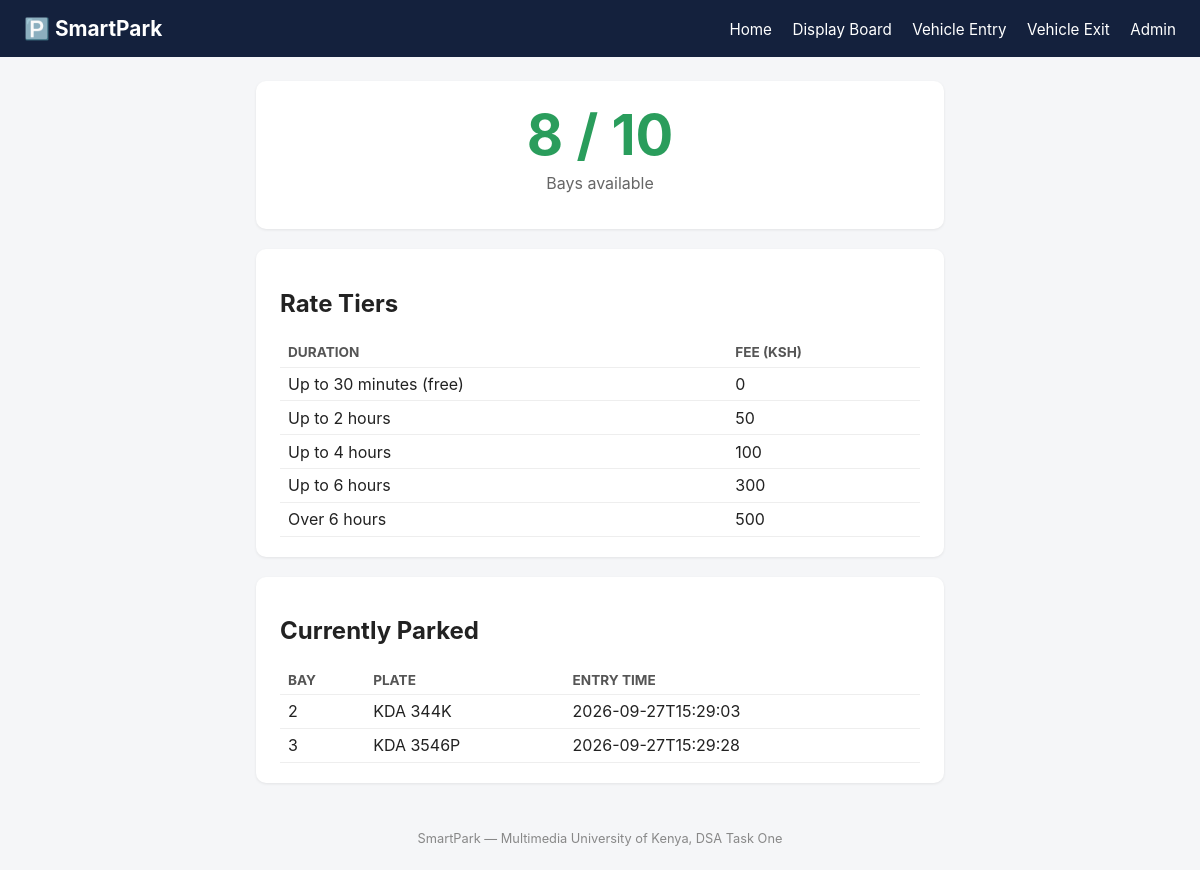
The app's page /board with its own data.
### tables this page shows
CREATE TABLE RateTier (
    tier_id       INTEGER PRIMARY KEY AUTOINCREMENT,
    label         TEXT NOT NULL,
    up_to_minutes INTEGER,      -- NULL = open-ended (final/overflow tier)
    fee_kshs      REAL NOT NULL,
    sort_order    INTEGER NOT NULL
);

CREATE TABLE ParkingSession (
    session_id       INTEGER PRIMARY KEY AUTOINCREMENT,
    vehicle_id       INTEGER NOT NULL,
    slot_id          INTEGER NOT NULL,
    entry_time       TEXT NOT NULL,
    exit_time        TEXT,
    duration_minutes INTEGER,
    amount_payable   REAL,
    payment_method   TEXT,
    payment_status   TEXT NOT NULL DEFAULT 'pending', -- 'pending' | 'paid'
    FOREIGN KEY (vehicle_id) REFERENCES Vehicle(vehicle_id),
    FOREIGN KEY (slot_id) REFERENCES ParkingSlot(slot_id)
);

CREATE TABLE Vehicle (
    vehicle_id    INTEGER PRIMARY KEY AUTOINCREMENT,
    plate_number  TEXT NOT NULL UNIQUE
);

### app.py (the view)
@app.route("/board")
def display_board():
    return render_template(
        "display.html",
        total=core.total_bays(),
        available=core.available_count(),
        occupied=core.occupied_bays(),
        tiers=core.rate_tiers(),
    )

### database.py (called while the page is built)
def get_connection():
    conn = sqlite3.connect(DB_PATH)
    conn.row_factory = sqlite3.Row
    conn.execute("PRAGMA foreign_keys = ON")
    return conn

### parking_core.py (called while the page is built)
    def total_bays(self):
        return len(self._bay_id_map)

    def available_count(self):
        return len(self._free_bays)

    def occupied_bays(self):
        return sorted(
            [
                {"plate": plate, "bay": info["bay_number"], "entry_time": info["entry_time"]}
                for plate, info in self._active.items()
            ],
            key=lambda x: x["bay"],
        )

    def rate_tiers(self):
        conn = get_connection()
        cur = conn.cursor()
        cur.execute("SELECT label, up_to_minutes, fee_kshs FROM RateTier ORDER BY sort_order")
        tiers = [dict(r) for r in cur.fetchall()]
        conn.close()
        return tiers

### templates/display.html (shortened to what this page needs)
{% extends "base.html" %}
{% block content %}
<section class="board">
  <div class="big-number {{ 'full' if available == 0 else '' }}">
    {{ available }} / {{ total }}
  </div>
  <p class="board-label">Bays available</p>
</section>
<section>
  <h2>Rate Tiers</h2>
  <table>
    <tr><th>Duration</th><th>Fee (Ksh)</th></tr>
    {% for t in tiers %}
    <tr><td>{{ t.label }}</td><td>{{ t.fee_kshs | int }}</td></tr>
    {% endfor %}
  </table>
</section>
<section>
  <h2>Currently Parked</h2>
  {% if occupied %}
  <table>
    <tr><th>Bay</th><th>Plate</th><th>Entry Time</th></tr>
    {% for v in occupied %}
    <tr><td>{{ v.bay }}</td><td>{{ v.plate }}</td><td>{{ v.entry_time }}</td></tr>
    {% endfor %}
  </table>
  {% else %}
  <p>No vehicles currently parked.</p>
  {% endif %}
</section>
{% endblock %}

### templates/base.html (shortened to what this page needs)
<!DOCTYPE html>
<html lang="en">
<head>
<link rel="stylesheet" href="{{ url_for('static', filename='style.css') }}">
</head>
<body>
<header>
  <h1>🅿️ SmartPark</h1>
  <nav>
    <a href="{{ url_for('home') }}">Home</a>
    <a href="{{ url_for('display_board') }}">Display Board</a>
    <a href="{{ url_for('entry') }}">Vehicle Entry</a>
    <a href="{{ url_for('exit_form') }}">Vehicle Exit</a>
    <a href="{{ url_for('admin') }}">Admin</a>
  </nav>
</header>
<main>
  {% block content %}{% endblock %}
</main>
<footer>SmartPark &mdash; Multimedia University of Kenya, DSA Task One</footer>
</body>
</html>

### static/style.css (style rules this page uses)
:root { --navy: #14213d; --accent: #fca311; --green: #2a9d5c; --red: #d1495b; --bg: #f5f6f8; }
* { box-sizing: border-box; }
body { font-family: -apple-system, Segoe UI, Roboto, sans-serif; margin: 0; background: var(--bg); color: #222; }
header { background: var(--navy); color: white; padding: 1rem 1.5rem; display: flex; align-items: center; justify-content: space-between; flex-wrap: wrap; }
header h1 { margin: 0; font-size: 1.3rem; }
nav a { color: white; text-decoration: none; margin-left: 1rem; font-size: 0.95rem; }
main { max-width: 720px; margin: 1.5rem auto; padding: 0 1rem; }
section { background: white; border-radius: 10px; padding: 1.25rem 1.5rem; margin-bottom: 1.25rem; box-shadow: 0 1px 3px rgba(0,0,0,0.08); }
.board { text-align: center; }
.big-number { font-size: 3.5rem; font-weight: 700; color: var(--green); }
.board-label { color: #666; margin-top: 0.25rem; }
table { width: 100%; border-collapse: collapse; margin-top: 0.5rem; }
th, td { text-align: left; padding: 0.4rem 0.5rem; border-bottom: 1px solid #eee; }
th { color: #555; font-size: 0.85rem; text-transform: uppercase; }
footer { text-align: center; color: #888; font-size: 0.8rem; padding: 1.5rem; }

### records on screen
RateTier: label "Up to 30 minutes (free)", fee_kshs "0"
RateTier: label "Up to 2 hours", fee_kshs "50"
RateTier: label "Up to 4 hours", fee_kshs "100"
RateTier: label "Up to 6 hours", fee_kshs "300"
RateTier: label "Over 6 hours", fee_kshs "500"
ParkingSession: bay "2", plate "KDA 344K", entry_time "2026-09-27T15:29:03"
ParkingSession: bay "3", plate "KDA 3546P", entry_time "2026-09-27T15:29:28"

### other values on screen
{{ available }} "8"
{{ total }} "10"
